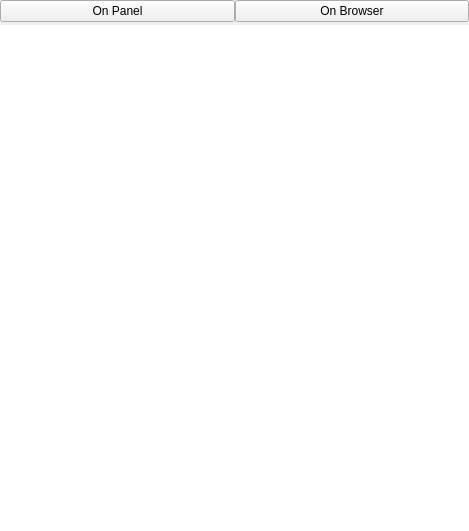
<?xml version="1.0" encoding="UTF-8"?>
<ui version="4.0">
 <class>Form</class>
 <widget class="QWidget" name="Form">
  <property name="geometry">
   <rect>
    <x>0</x>
    <y>0</y>
    <width>469</width>
    <height>531</height>
   </rect>
  </property>
  <property name="windowTitle">
   <string>Form</string>
  </property>
  <layout class="QGridLayout" name="gridLayout">
   <property name="leftMargin">
    <number>0</number>
   </property>
   <property name="topMargin">
    <number>0</number>
   </property>
   <property name="rightMargin">
    <number>0</number>
   </property>
   <property name="bottomMargin">
    <number>0</number>
   </property>
   <property name="horizontalSpacing">
    <number>0</number>
   </property>
   <property name="verticalSpacing">
    <number>3</number>
   </property>
   <item row="0" column="1">
    <widget class="QPushButton" name="browserBtn">
     <property name="text">
      <string>On Browser</string>
     </property>
    </widget>
   </item>
   <item row="0" column="0">
    <widget class="QPushButton" name="knnBtn">
     <property name="text">
      <string>On Panel</string>
     </property>
    </widget>
   </item>
   <item row="1" column="0" colspan="2">
    <widget class="QWidget" name="knn_panel" native="true">
     <property name="enabled">
      <bool>true</bool>
     </property>
     <property name="minimumSize">
      <size>
       <width>0</width>
       <height>500</height>
      </size>
     </property>
     <property name="styleSheet">
      <string notr="true">background-color: rgb(255, 255, 255);
border-color: rgb(255, 255, 255);</string>
     </property>
    </widget>
   </item>
  </layout>
 </widget>
 <resources/>
 <connections/>
</ui>
